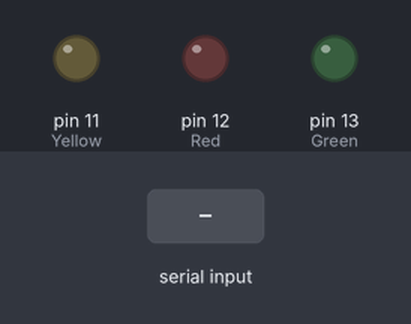
A sketch run on a simulated Arduino Uno, built with avr-gcc and run on an emulated ATmega328P. Parts: output pins drawn as LEDs (lit = HIGH). The test bench sets the inputs (shaded band).

Above: at 1.2 s.
1.3 s: "1" received over Serial
At 2.0 s:
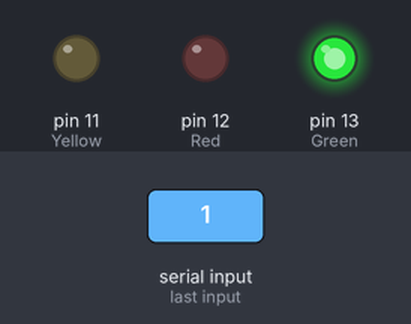
2.8 s: "2" received over Serial
At 3.1 s:
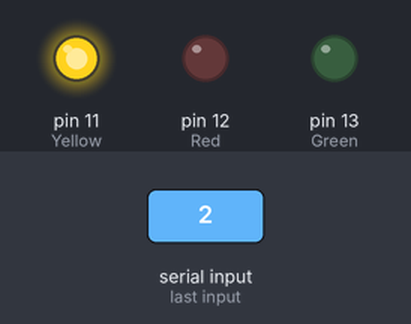
4.3 s: "3" received over Serial
At 5.4 s:
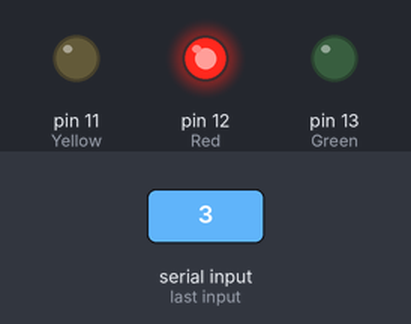
5.8 s: "4" received over Serial
At 6.6 s:
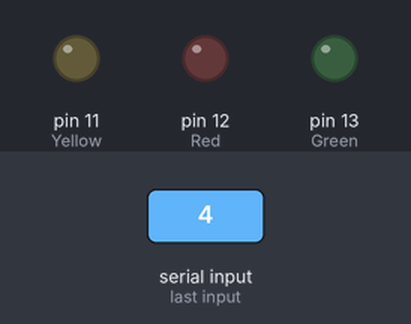
Timing chart, 0 to 8.3 s (numbered marks = the images above; inputs shaded):
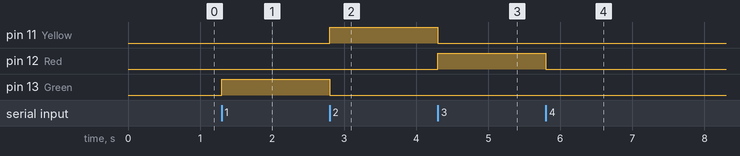

Measured:
- after the input at 1.3 s, pin 13 (Green): LOW → HIGH at once
- after the input at 2.8 s, pin 11 (Yellow): LOW → HIGH at once; pin 13 (Green): HIGH → LOW at once
- after the input at 4.3 s, pin 11 (Yellow): HIGH → LOW at once; pin 12 (Red): LOW → HIGH at once
- after the input at 5.8 s, pin 12 (Red): HIGH → LOW at once

The sketch:

VS22.ino
```cpp
#define BaudRate 9600
char incomingOption;

void setup() {

 pinMode(13, OUTPUT); //Green
 pinMode(12, OUTPUT); //Red
 pinMode(11, OUTPUT); //Yellow

Serial.begin(BaudRate);

}


void loop() {
 incomingOption = Serial.read();

 switch (incomingOption){
  case '4' :
   digitalWrite(13, LOW);
  digitalWrite(12, LOW);
  digitalWrite(11, LOW);
  break;
  case '1': //Green
  digitalWrite(13, HIGH);
  digitalWrite(12, LOW);
  digitalWrite(11, LOW);
  break;
   case '2': //Yellow
  digitalWrite(11, HIGH);
    digitalWrite(12, LOW);
  digitalWrite(13, LOW);
  break; //Red
     case '3':
  digitalWrite(12, HIGH);
    digitalWrite(13, LOW);
  digitalWrite(11, LOW);
  break;
  }

}
```
